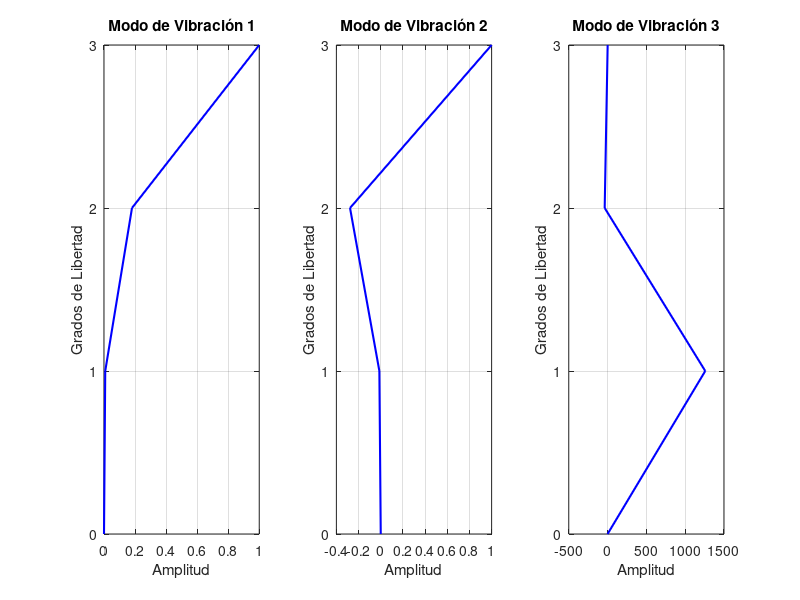
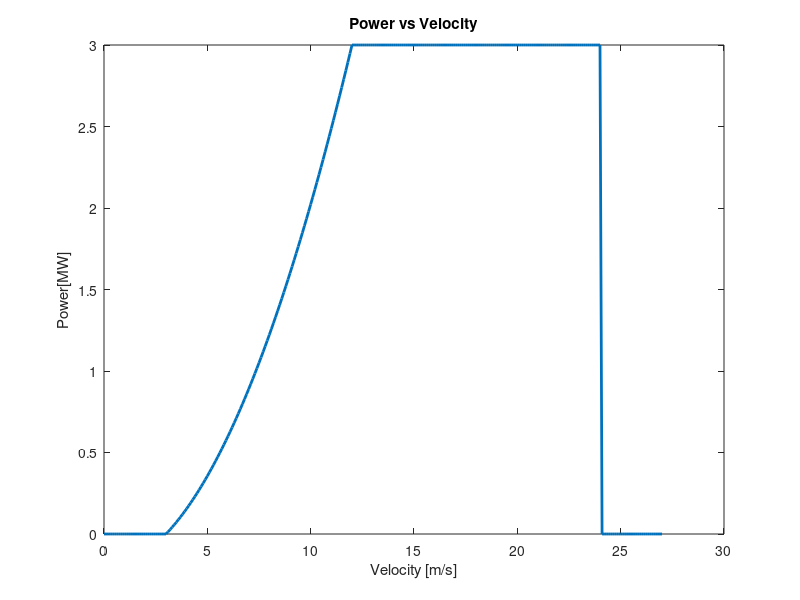

These charts were generated, in order, by the following MATLAB code: (Note: this script raises an error after producing the figures.)
function main;clc;close all; g = true; % graph flag

    if g; vel_power() ; end %#ok<UNRCH>

    
    dt = 0.005; % time step
    t=0:dt:50; % time vector
    
    %% DEFINICIÓN DE PARÁMETROS DEL SISTEMA CON TMD
    m1=62000; %% Masa 1
    m2=93000; %% Masa 2
    m3=0.03*(m1+m2); %% Masa TMD

    z=[0.015;0.015;0.05];

    k1=2e8; %% Rigidez 1
    k2=9e6; %% Rigidez 2
    k3=(9.4)^2*m3; %% Rigidez 3

    M= [m1 0 0;
        0 m2 0;
        0 0 m3] %% Matriz de masa

    K=[k1+k2 -k2 0;
        -k2   k2+k3 -k3;
        0 -k3 k3] %% Matriz de Rigidez

    xINI=[0;0;0];
    dxINI=[0;0;0];

    %% ENCUENTRO AUTOVECTORES Y AUTOVALORES
    [V,lambda]=eig(K,M); %el X que me larga ya esta normalizado de modo q X'*m*X=I
        
    %% GRAFICAR MODOS DE VIBRACIÓN
    for i=1:3
        V(:,i)=V(:,i)/V(3,i);
    end
    V
    num_modes = size(V, 2);
    heights = [0; 1; 2; 3]; % Altura de la estructura en metros

    figure;
    for i = 1:num_modes
        mode_shape = [0; V(:, i)]; % Agregar un cero inicial para la base de la estructura
        subplot(1, num_modes, i);
        plot(mode_shape, heights, '-b', 'LineWidth', 1.5);
        title(['Modo de Vibración ', num2str(i)]);
        xlabel('Amplitud');
        ylabel('Grados de Libertad');
        grid on;
        set(gca, 'YDir', 'normal'); % Asegurarse de que el eje Y vaya de abajo hacia arriba
        yticks(heights);
    end

    sgtitle('Modos de Vibración del Sistema Con TMD');

    %% DEFINICIÓN DE PARÁMETROS DEL SISTEMA SIN TMD
    m1=62000; %% Masa 1
    m2=93000; %% Masa 2
    %m3=0.05*(m1+m2); %% Masa TMD

    z=[0.015;0.015];

    k1=2e8; %% Rigidez 1
    k2=9e6; %% Rigidez 2
    %k3=(20)^2*m3; %% Rigidez 3

    M= [m1 0;
        0 m2]; %% Matriz de masa

    K=[k1+k2 -k2;
        -k2   k2]; %% Matriz de Rigidez


    xINI=[0;0];
    dxINI=[0;0];

    %% ENCUENTRO AUTOVECTORES Y AUTOVALORES
    [V,lambda]=eig(K,M); %el X que me larga ya esta normalizado de modo q X'*m*X=I

    %% GRAFICAR MODOS DE VIBRACIÓN
    for i=1:2
        V(:,i)=V(:,i)/V(2,i);
    end
    V
    num_modes = size(V, 2);
    heights = [0; 1; 2]; % Altura de la estructura en metros

    figure;
    for i = 1:num_modes
        mode_shape = [0; V(:, i)]; % Agregar un cero inicial para la base de la estructura
        subplot(1, num_modes, i);
        plot(mode_shape, heights, '-b', 'LineWidth', 1.5);
        title(['Modo de Vibración ', num2str(i)]);
        xlabel('Amplitud');
        ylabel('Grados de Libertad');
        grid on;
        set(gca, 'YDir', 'normal'); % Asegurarse de que el eje Y vaya de abajo hacia arriba
        yticks(heights);
    end

    sgtitle('Modos de Vibración del Sistema Sin TMD');

    wn=diag(sqrt(lambda));
    wd=wn.*sqrt(1-z.^2);
    

    %% DEFINO LA VELOCIDAD Y LA CARGA DEL AGUA
    FW=agua(t,g);
    
    %% DEFINO LA VELOCIDAD DEL VIENTO Y PARAMETROS DEL VIENTO
    vel_viento=7.64;    ; %% Velocidad del viento [m/s]
    Fv = viento(t,vel_viento,g);
   
    %% DEFINO PARAMETROS Y FUERZA DE DESBALANCE

    Fd = desbalance(t,vel_viento,g);

    %% EJECUTO EL SISTEMA

    ejecutar(FW,Fv,Fd,t,dt);

end

function vel_power %#ok<DEFNU> % Power vs Velocity
    vel = 0:0.1:27; % velocity vector
    power = zeros(1, length(vel)); % power vector
    v_cin = 3;
    v_rat = 12;
    v_cou = 24;
    p_r = 3;

    q =  p_r*((vel.^2-v_cin^2)/(v_rat^2-v_cin^2));
    
    % set power values based on velocity
    power(vel <= v_cin) = 0;
    power(vel > v_cin & vel <= v_rat) = q(vel > v_cin & vel <= v_rat);
    power(vel > v_rat & vel <= v_cou) = p_r;
    power(vel > v_cou) = 0;
    
    % plot power vs velocity
    figure(2);
    plot(vel, power, 'LineWidth', 2);
    xlabel('Velocity [m/s]');
    ylabel('Power[MW]');
    % legend('Power vs Velocity');
    title('Power vs Velocity');
end

function FW=agua(t,graph) %% Función que devuelve la velocidad y la fuerza del agua en función del tiempo	
    %% DEFINO LA VELOCIDAD Y LA CARGA DEL AGUA

    Twa = 5; %% Periodo del oleaje
    VAmax = 2; %% Velocidad máxima del agua
    Cd = 0.7; %% Coeficiente de arrastre
    RoW = 1000; %% Densidad del agua
    Ainmersa = 14 * 4.176; %% Área a considerar, h sobre agua 14m y diametro 4.176m

    VAt = zeros(1, length(t)); %% Vector agua
    for i = 1:length(t)

        tmod = mod(t(i), Twa); % llevo el valor sub i de t a un valor dentro del periodo (entre 0 y Tp)
        VAt(i) = (tmod >= 0) .* (tmod <= Twa * 4 / 5) .* (((VAmax / 2) / (Twa * 4 / 5)) * tmod + VAmax / 2) + (tmod > Twa * 4 / 5) .* (tmod <= Twa) .* (-VAmax / 2 * tmod + 6);
    end


    FW = (0.5 * RoW * Cd * Ainmersa .* VAt.^2 + 91120);
    

    if graph
        figure(1);
        subplot(4,1,1)
        plot(t,VAt,'LineWidth',2)
        title('Velocidad del agua [m/s]')

        subplot(4,1,2)
        plot(t,FW,'LineWidth',2)
        title('Fuerza del agua [N]')
    end
end

function Fviento=viento(t,V_viento,graph) %% Función que devuelve la fuerza del viento en función del tiempo
    
    Cd=0.7;
    P_aire=1.203;
    D=4.176;
    A_mastil=(84-14)*D;
    
    Fv_mastil=(1/2)*Cd*P_aire*A_mastil*V_viento^2;
    
    Fv_aspas=(1/2)*Cd*P_aire*(0.4*pi*56^2)*V_viento^2;
    
    Avientob=Fv_mastil + Fv_aspas;
    random = false;
    if random
        Aviento=20000*rand();
        frecViento=0.5*rand();        
    else
        Aviento=20000;
        frecViento=0.5;
    end

    %Fviento = 100000 * ones(1, length(t));

    %Agrego variacion al viento
    for i=1:2500
        Fviento(i)=Avientob+Aviento*sin(2*pi*frecViento*t(i))+Aviento/3*sin(3*2*pi*frecViento*t(i))+Aviento/4*cos(4.1*2*pi*frecViento*t(i))+Aviento/8.2*sin(8.34*2*pi*frecViento*t(i)); %#ok<AGROW>
    end
    for i=2501:5000
        Fviento(i)=Avientob+Aviento/1.2*sin(1.1*2*pi*frecViento*t(i))+Aviento/3.23*sin(4.21*2*pi*frecViento*t(i))+Aviento/5.23*cos(6.23*2*pi*frecViento*t(i))+Aviento/8.26*sin(5.32*2*pi*frecViento*t(i));
    end
    for i=5001:7500
        Fviento(i)=Avientob+Aviento/1.77*cos(1.1*2*pi*frecViento*t(i))+Aviento/3.91*sin(2.21*2*pi*frecViento*t(i))+Aviento/3.678*cos(7.1*2*pi*frecViento*t(i))+Aviento/9.4*sin(4.375*2*pi*frecViento*t(i));
    end
    for i=7501:10001
        Fviento(i)=Avientob+Aviento/0.992*cos(1.632*2*pi*frecViento*t(i))+Aviento/5.13*sin(4.581*2*pi*frecViento*t(i))+Aviento/6.8*sin(7.1*2*pi*frecViento*t(i))+Aviento/9.4*sin(4.65*2*pi*frecViento*t(i));
    end

    if graph
        figure(1);
        subplot(4,1,3)
        plot(t,Fviento,'LineWidth',2)
        title('Fuerza del viento [N]')
    end
end

function Fdesb=desbalance(t,V_viento,graph) %% Función que devuelve la fuerza de desbalance en función del tiempo

    R = 56;
    Uper=155.7;
    TSR=7;
    wRotor=(TSR/R)*V_viento;
    F0Desbalance=Uper*wRotor^2;
    Fdesb=F0Desbalance.*sin(wRotor*t);

    if graph
        figure(1);
        subplot(4,1,4)
        plot(t,Fdesb,'LineWidth',2)
        title('Fuerza de desbalance [N]')
    end

end

function Py=Fuerza_externa_y(t,x0,Fd) %% Función que devuelve la fuerza externa en función del tiempo
    Py=zeros(length(x0),length(t)); % fuerza externa en el tiempo
    Py(2,:) = Fd; 
end

function Px=Fuerza_externa_x(t,x0,Fa,Fv) %% Función que devuelve la fuerza externa en función del tiempo
    Px=zeros(length(x0),length(t)); % fuerza externa en el tiempo
    Px(1,:) = Fa;
    Px(2,:) = Fv;
end

function X = Fact_Magnificacion_Dinam(M,K,wn,wd,P,X,t)
    % Transformar fuerzas a coordenadas modales
    Mmodal=round(X'*M*X); %M modal
    Kmodal=round(X'*K*X); %K modal
    Fmodal = X' * P;

    % Respuesta permanente modal
    Y_perm = zeros(length(wn), length(t));
    for i = 1:length(wn)
        for j = 1:length(t)
            Y_perm(i,j) = (1/(Kmodal(i,i) - Mmodal(i,i) * wd(i)^2)) * Fmodal(i,j);
        end
    end

    % Paso de coordenadas modales a geométricas
    X = X * Y_perm;

end

function X = Transformada_De_Fourier(M,K,t,P,dt,V,wn,z)
    Mmodal = round(V' * M * V); % M modal
    Kmodal = round(V' * K * V); % K modal
    Cmodal = 2*z.*wn.*eye(size(Mmodal)); % C modal

    % Transformar fuerzas a coordenadas modales
    Fmodal = V' * P;

    % Frecuencias de Fourier
    omega = 2 * pi * (0:(length(t)-1)) / (length(t) * dt);

    % Función de transferencia H(iw)
    H = zeros(size(Mmodal, 1), length(omega));
    for i = 1:length(omega)
        H(:, i) = diag(((-omega(i)^2 * Mmodal + 1i * omega(i) * Cmodal + Kmodal) \ eye(size(Mmodal))));
    end

    % Respuesta en frecuencia
    Y_freq = H .* fft(Fmodal, [], 2);

    % Transformar de vuelta al dominio del tiempo
    Y_perm = ifft(Y_freq, [], 2, 'symmetric');

    % Transformar respuesta permanente a coordenadas físicas
    X = V * Y_perm;

end

function x = Respuesta_Transitoria( M,zitta,V,wn, x0, dx0, t)

    % Paso de coordenadas del espacio fisico al espacio modal
    y0 = V'*M*x0; % desplazamiento inicial en el espacio modal
    dy0 = V'*M*dx0; % velocidad inicial en el espacio modal
    
    % C_modal = V'*C*V; % matriz de amortiguamiento modal [kips.sec/in]

    % zitta = diag(C_modal)./(2*wn); % relacion de amortiguamiento

    wd = wn.*sqrt(1-zitta.^2); % Frecuencia de amortiguamiento [rad/s]
    e = exp(1); 

    Y = zeros(length(wn),length(t)); % desplazamiento en el espacio modal

    for i = 1:length(wn)

        % Primer termino de la solucion homogenea
        Y(i,:) = e.^(-zitta(i)*wn(i)*t).*(cos(wd(i)*t)+zitta(i)/sqrt(1-zitta(i)^2)*sin(wd(i)*t)).*y0(i);
        % Segundo termino de la solucion homogenea
        Y(i,:) = Y(i,:) + e.^(-zitta(i)*wn(i)*t).*(sin(wd(i)*t)).*(dy0(i)/(wd(i)));
    end

    % Paso de coordenadas del espacio modal al espacio fisico
    x = V*Y; % desplazamiento en el espacio fisico

end

function respuesta_1eje_tmd(t,X,titulo)
    % Mostramos la respuesta en el tiempo
    figure('Name', titulo);
    hold on;
    plot(t,X(1,:),"r");
    plot(t,X(2,:),"g");
    plot(t,X(3,:),"b");
    hold off;
    ylabel("Desplazamiento [m]");
    xlabel("Tiempo [s]");
    legend("x1(t)","x2(t)","TMD(t)");
    grid on;
    
end

function respuesta_1eje(t,X,titulo)
    % Mostramos la respuesta en el tiempo
    figure('Name', titulo);
    hold on;
    plot(t,X(1,:),"r");
    plot(t,X(2,:),"g");
    hold off;
    ylabel("Desplazamiento [m]");
    xlabel("Tiempo [s]");
    legend("x1(t)","x2(t)");
    grid on;
    
end

function [M,K,wn,wd,z,xINI,dxINI,V]=eje_ind_tmd_forzadas()
    %% DEFINICIÓN DE PARÁMETROS DEL SISTEMA
    %% DEFINICIÓN DE PARÁMETROS DEL SISTEMA
    m1=62000; %% Masa 1
    m2=93000; %% Masa 2
    m3=0.03*(m1+m2); %% Masa TMD

    z=[0.015;0.015;0.05];

    k1=2e8; %% Rigidez 1
    k2=9e6; %% Rigidez 2
    k3=(9.4)^2*m3; %% Rigidez 3

    M= [m1 0 0;
        0 m2 0;
        0 0 m3]; %% Matriz de masa

    K=[k1+k2 -k2 0;
        -k2   k2+k3 -k3;
        0 -k3 k3]; %% Matriz de Rigidez

    xINI=[0;0;0];
    dxINI=[0;0;0];

    %% ENCUENTRO AUTOVECTORES Y AUTOVALORES
    [V,lambda]=eig(K,M); %el X que me larga ya esta normalizado de modo q X'*m*X=I

    wn=diag(sqrt(lambda));
    wd=wn.*sqrt(1-z.^2);

end

function [M,K,wn,wd,z,xINI,dxINI,V]=eje_ind_forzadas()
    %% DEFINICIÓN DE PARÁMETROS DEL SISTEMA
    %% DEFINICIÓN DE PARÁMETROS DEL SISTEMA
    m1=62000; %% Masa 1
    m2=93000; %% Masa 2
    %m3=0.05*(m1+m2); %% Masa TMD

    z=[0.015;0.015];

    k1=2e8; %% Rigidez 1
    k2=9e6; %% Rigidez 2
    %k3=(20)^2*m3; %% Rigidez 3

    M= [m1 0;
        0 m2]; %% Matriz de masa

    K=[k1+k2 -k2;
        -k2   k2]; %% Matriz de Rigidez


    xINI=[0;0];
    dxINI=[0;0];

    %% ENCUENTRO AUTOVECTORES Y AUTOVALORES
    [V,lambda]=eig(K,M); %el X que me larga ya esta normalizado de modo q X'*m*X=I

    wn=diag(sqrt(lambda));
    wd=wn.*sqrt(1-z.^2);

end

function A = amplitud(x,t1,t2,dt)
    A = max((x(t1/dt:t2/dt)));
end


function m=num_random(m)
    m(2,2)=9e6;
    x1= m(2,2)*rand(); %generamos un número aleatorio entre 0 - 1 multiplicado por el valor para poder generar la carga aleatoria del viento
end

function ejecutar(FW,Fv,Fd,t,dt)

    %% EJE Y CON TMD FORZADO
    [M_yc, K_yc, wn_yc, wd_yc, zitta_yc, x0_yc, dx0_yc, V_yc] = eje_ind_tmd_forzadas();
    K_yc = num_random(K_yc);
    P_Yc = Fuerza_externa_y(t,x0_yc,Fd);

    y_transitoria_c = Respuesta_Transitoria( M_yc,zitta_yc,V_yc,wn_yc, x0_yc, dx0_yc, t);
    y_permanente_2c = Fact_Magnificacion_Dinam(M_yc,K_yc,wn_yc,wd_yc,P_Yc,V_yc,t);

    y_res_2c = y_transitoria_c + y_permanente_2c;

    respuesta_1eje_tmd(t,y_res_2c,"EJE Y CON TMD 2");



    %% EJE Y SIN TMD FORZADO
    [M_ys, K_ys, wn_ys, wd_ys, zitta_ys, x0_ys, dx0_ys, V_ys] = eje_ind_forzadas();
    K_ys = num_random(K_ys);
    P_Ys = Fuerza_externa_y(t,x0_ys,Fd);

    y_transitoria_s = Respuesta_Transitoria( M_ys,zitta_ys,V_ys,wn_ys, x0_ys, dx0_ys, t);
    y_permanente_2s = Fact_Magnificacion_Dinam(M_ys,K_ys,wn_ys,wd_ys,P_Ys,V_ys,t);

    y_res_2s = y_transitoria_s + y_permanente_2s;


    respuesta_1eje(t,y_res_2s,"EJE Y SIN TMD 2");


    %% EJE X CON TMD FORZADO
    [M_xc, K_xc, wn_xc, wd_xc, zitta_xc, x0_xc, dx0_xc, V_xc] = eje_ind_tmd_forzadas();
    K_xc = num_random(K_xc);
    P_Xc = Fuerza_externa_x(t,x0_xc,FW,Fv);

    x_transitoria_c = Respuesta_Transitoria( M_xc,zitta_xc,V_xc,wn_xc, x0_xc, dx0_xc, t);
    x_permanente_2c = Transformada_De_Fourier(M_xc,K_xc,t,P_Xc,dt,V_xc,wn_xc,zitta_xc);

    x_res_2c = x_transitoria_c + x_permanente_2c;
    
    respuesta_1eje_tmd(t,x_res_2c,"EJE X CON TMD 2");


    %% EJE X SIN TMD FORZADO
    [M_xs, K_xs, wn_xs, wd_xs, zitta_xs, x0_xs, dx0_xs, V_xs] = eje_ind_forzadas();
    K_xs = num_random(K_xs);
    P_Xs = Fuerza_externa_x(t,x0_xs,FW,Fv);

    x_transitoria_s = Respuesta_Transitoria( M_xs,zitta_xs,V_xs,wn_xs, x0_xs, dx0_xs, t);
    x_permanente_2s = Transformada_De_Fourier(M_xs,K_xs,t,P_Xs,dt,V_xs,wn_xs,zitta_xs);

    x_res_2s = x_transitoria_s + x_permanente_2s;

    respuesta_1eje(t,x_res_2s,"EJE X SIN TMD 2");


    t1 = 2;
    t2 = 18;
    fprintf('Tabla de resultados:\n');
    fprintf('----------------------------------------\n');
    Amp_TMDy = amplitud(y_res_2c(2,:),t1,t2,dt);
    Amp_SIN_TMDy = amplitud(y_res_2s(2,:),t1,t2,dt);
    fprintf('Eje Y con TMD forzada 2: %f\n', Amp_TMDy);
    fprintf('Eje Y sin TMD forzada 2: %f\n', Amp_SIN_TMDy);    
    reduction_percentage = (Amp_TMDy / Amp_SIN_TMDy) * 100;
    fprintf('Porcentaje de reducción al aplicar el TMD: %.2f%%\n', reduction_percentage);
    fprintf('----------------------------------------\n');

    Amp_TMDx = amplitud((x_res_2c(2,:)),t1,t2,dt);
    Amp_SIN_TMDx = amplitud(x_res_2s(2,:),t1,t2,dt);
    fprintf('Eje X con TMD forzada 2: %f\n', Amp_TMDx);
    fprintf('Eje X sin TMD forzada 2: %f\n', Amp_SIN_TMDx);
    reduction_percentage = (Amp_TMDx / Amp_SIN_TMDx) * 100;
    fprintf('Porcentaje de reducción al aplicar el TMD: %.2f%%\n', reduction_percentage);
    fprintf('----------------------------------------\n');

    t1 = 30;
    t2 = 50;
    fprintf('Tabla de resultados:\n');
    fprintf('----------------------------------------\n');
    Amp_TMDy = amplitud(y_res_2c(2,:),t1,t2,dt);
    Amp_SIN_TMDy = amplitud(y_res_2s(2,:),t1,t2,dt);
    fprintf('Eje Y con TMD forzada 2: %f\n', Amp_TMDy);
    fprintf('Eje Y sin TMD forzada 2: %f\n', Amp_SIN_TMDy);    
    reduction_percentage = (Amp_TMDy / Amp_SIN_TMDy) * 100;
    fprintf('Porcentaje de reducción al aplicar el TMD: %.2f%%\n', reduction_percentage);
    fprintf('----------------------------------------\n');

    Amp_TMDx = amplitud((x_res_2c(2,:)),t1,t2,dt);
    Amp_SIN_TMDx = amplitud(x_res_2s(2,:),t1,t2,dt);
    fprintf('Eje X con TMD forzada 2: %f\n', Amp_TMDx);
    fprintf('Eje X sin TMD forzada 2: %f\n', Amp_SIN_TMDx);
    reduction_percentage = (Amp_TMDx / Amp_SIN_TMDx) * 100;
    fprintf('Porcentaje de reducción al aplicar el TMD: %.2f%%\n', reduction_percentage);
    fprintf('----------------------------------------\n');
    % % fprintf('Eje X e Y con TMD forzada 1: %f\n', res_1c(4,40/dt));
    % fprintf('Eje X e Y con TMD forzada 2: %f\n', res_2c(4,40/dt));
    % % % fprintf('Eje X e Y sin TMD forzada 1: %f\n', res_1s(4,40/dt));
    % fprintf('Eje X e Y sin TMD forzada 2: %f\n', res_2s(4,40/dt));
    % reduction_percentage_x4 = (res_2c(4,40/dt) / res_2s(4,40/dt)) * 100;
    % fprintf('Porcentaje de reducción al aplicar el TMD Viento Agua: %.2f%%\n', reduction_percentage_x4);
    % reduction_percentage_x3 = (res_2c(3,40/dt) / res_2s(3,40/dt)) * 100;
    % fprintf('Porcentaje de reducción al aplicar el TMD Desbalance: %.2f%%\n', reduction_percentage_x3);
    % fprintf('----------------------------------------\n');

    figure('Name', 'EJE x2 con TMD vs EJE x2 sin TMD');
    hold on;
    % plot(t,(x_res_2c(2,:)*0.6+(-mean(x_res_2c(2,:)*0.6)+mean(x_res_2s(2,:)))),"r");
    plot(t,x_res_2c(2,:),"r");
    plot(t,x_res_2s(2,:),"g");
    hold off;
    ylabel("Desplazamiento [m]");
    xlabel("Tiempo [s]");
    legend("x2(t) CON TMD","x2(t) SIN TMD");
    grid on;
    % ylim([min(x_res_2s(2,:)) max(x_res_2s(2,:))]);
    figure('Name', 'EJE Y2 con TMD vs EJE Y2 sin TMD');
    hold on;
    plot(t,y_res_2c(2,:),"r");
    plot(t,y_res_2s(2,:),"g");
    hold off;
    ylabel("Desplazamiento [m]");
    xlabel("Tiempo [s]");
    legend("y2(t) CON TMD","y2(t) SIN TMD");
    grid on;
    % ylim([min(x_res_2s(2,:)) max(x_res_2s(2,:))]);
    figure('Name', 'EJE x1 con TMD vs EJE x1 sin TMD');
    hold on;
    % plot(t,(x_res_2c(2,:)*0.6+(-mean(x_res_2c(2,:)*0.6)+mean(x_res_2s(2,:)))),"r");
    plot(t,x_res_2c(1,:),"r");
    plot(t,x_res_2s(1,:),"g");
    hold off;
    ylabel("Desplazamiento [m]");
    xlabel("Tiempo [s]");
    legend("x1(t) CON TMD","x1(t) SIN TMD");
    grid on;
    % ylim([min(x_res_2s(2,:)) max(x_res_2s(2,:))]);
    figure('Name', 'EJE Y1 con TMD vs EJE Y1 sin TMD');
    hold on;
    plot(t,y_res_2c(1,:),"r");
    plot(t,y_res_2s(1,:),"g");
    hold off;
    ylabel("Desplazamiento [m]");
    xlabel("Tiempo [s]");
    legend("y1(t) CON TMD","y1(t) SIN TMD");
    grid on;

    % ylim([min(x_res_2s(2,:)) max(x_res_2s(2,:))]);
    % ylim([-0.5 0.5]);

end
